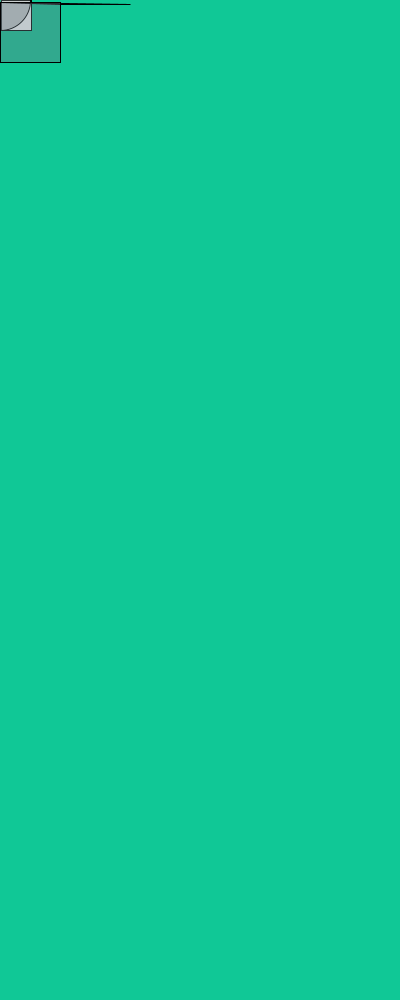
Frame 1 (no input)
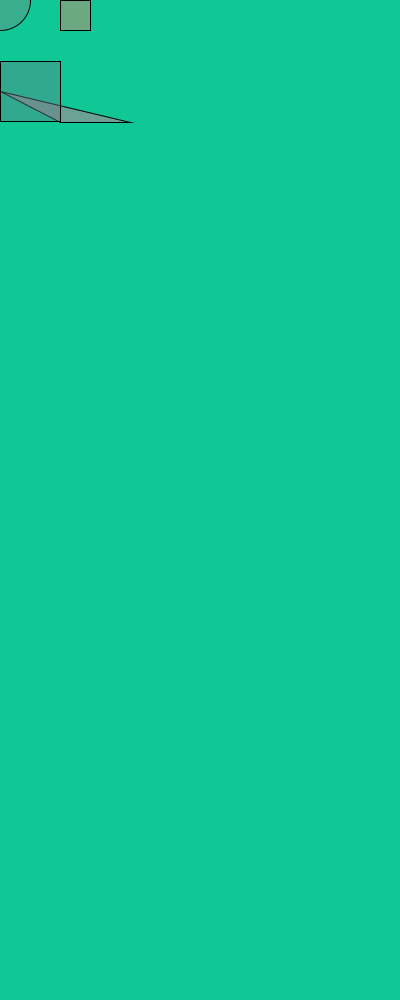
Frame 60 (the mouse pressed at the canvas centre just before this capture)
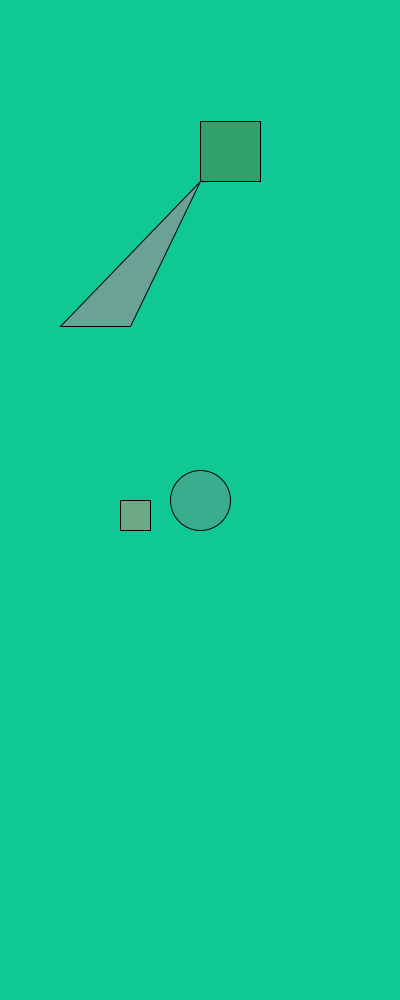
Frame 120 (the mouse held since frame 60 and released just before this capture)

The Processing sketch that drew these frames (run headless with seeded random() and noise(); from frame 60 on, the mouse is pressed at the canvas centre):

// Processing sketch: processing_98051
// ── processing_98051.pde

int size = 30;
float xpos = 0;
float ypos = 0;
float x1pos = 0;
float y1pos = 0;
float x2pos = 0;
float y2pos = 0;
float x3pos = 0;
float y3pos = 0;



int xdirection = 1;
int ydirection = 1;
int x1direction = 1;
int y1direction = 1;
int x2direction = 1;
int y2direction = 1;
int x3direction = 1;
int y3direction = 1;



float xspeed = 1.7;
float yspeed = 2.6;
float x1speed = 3.4;
float y1speed = 4.9;
float x2speed = 6.5;
float y2speed = 1.0;
float x3speed = 1.3;
float y3speed = 2.4;


void setup()

{

  size (400,1000);

  frameRate(300);//web fps

  xpos = xpos;
  ypos = ypos;
  x1pos = x1pos;
  y1pos = y1pos;
  x2pos = x2pos;
  y2pos = y2pos;
  x3pos = x3pos;
  y3pos = y3pos;
}
void draw()
{
  background(020,200,150);
  xpos = xpos + ( xspeed * xdirection );
  ypos = ypos + ( yspeed * ydirection );  
  x1pos = x1pos +( x1speed * x1direction );
  y1pos = y1pos + ( y1speed * y1direction );
  x2pos = x2pos + ( x2speed * x2direction );
  y2pos = y2pos + ( y2speed * y2direction );
  x3pos = x3pos + ( x3speed * x3direction );
  y3pos = y3pos + ( y3speed * ydirection );


  if (xpos > width-size || xpos < 0){
    xdirection *= -1;
  }

  if (ypos >= 400 || ypos < 0){
    ydirection *= -1;
  }

  if (x1pos > width-size || x1pos < 0){
    x1direction*= -1;
  }

  if (y1pos >= 400 || y1pos < 0){
    y1direction *= -1;
  }
  if (x2pos > width-size || x2pos < 0){
    x2direction *= -1;
  }

  if (y2pos > height-size || y2pos < 0){
    y2direction *= -1;   
  }
  if (x3pos > width-size || x3pos < 0){
    x3direction *= -1;
  }
  if (y3pos >  height-size || y3pos < 0){
    y3direction *= -1;
  }


  rect(xpos,mouseY,size,size);
  if ((xpos < 133)&&(xpos > 0)){
    xspeed = 1; //velocidad de este segmento
    fill(120,130,130,100); 
  }
  if ((xpos < 266)&&(xpos > 133)){
    xspeed = 2.5;
    fill(0,030,200,100);
  }
  if ((xpos > 266)&&(xpos < 1000)){
    xspeed = xspeed + 2;
    fill(120,250,250,100);
  }

  ellipse(mouseX,mouseY,60,60);
  if ((x1pos < 133)&&(x1pos > 0)){
    x1speed = 0.5;
    fill(250,100,150,100);
  }
  if ((x1pos < 266) && (x1pos > 133)){
    x1speed = x1speed +2;
    fill(0,070,050,100);
  }
  if ((xpos > 266)&&(xpos < 400)){
    x1speed = x1speed +1;
    fill(280,0,100,100);
  }
  triangle(mouseX,ypos,60,y1pos,130,y1pos);
  if ((ypos <=200) && (ypos >=0)) {
    yspeed = 1.5;
    fill(200,100,120,100);
  }

  if ((y1pos <=200) && (y1pos >=0)) {
    y1speed = 2;
    fill(100,120,130,100);
  }
  if ((ypos >= 200) && (ypos <=height)){

    yspeed = 4;
    fill(100,020,200,100);
  }
  if ((y1pos >= 200) && (y1pos <= height)){
    y1speed = 6;
    fill(100,100,050,100);
  }
  rect (mouseX, y3pos, 60,60);
  if ((y3pos<=200) && (y3pos>=0)) {
    y3speed= 1;
    fill(250,120,100,100);
  }
  if ((y3pos>= 200) && (y3pos<=height)){
    y3speed= 2.5;
    fill (050,100,100,100); 
  }
  if ((y3pos >= 200) && (y3pos <= height)){
    y3speed = 3.8;
    fill(100,200,150,100);
  }

}
